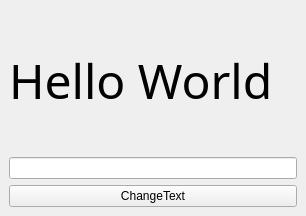
<?xml version="1.0" encoding="UTF-8"?>
<ui version="4.0">
 <class>DemoWindow</class>
 <widget class="QMainWindow" name="DemoWindow">
  <property name="geometry">
   <rect>
    <x>0</x>
    <y>0</y>
    <width>306</width>
    <height>216</height>
   </rect>
  </property>
  <property name="windowTitle">
   <string>Qt Demo</string>
  </property>
  <widget class="QWidget" name="centralwidget">
   <layout class="QVBoxLayout" name="verticalLayout">
    <item>
     <widget class="QLabel" name="TextDisplay">
      <property name="font">
       <font>
        <family>Sans Serif</family>
        <pointsize>36</pointsize>
       </font>
      </property>
      <property name="text">
       <string>Hello World</string>
      </property>
     </widget>
    </item>
    <item>
     <widget class="QLineEdit" name="TextInput"/>
    </item>
    <item>
     <widget class="QPushButton" name="ChangeTextButton">
      <property name="text">
       <string>ChangeText</string>
      </property>
     </widget>
    </item>
   </layout>
  </widget>
 </widget>
 <resources/>
 <connections/>
</ui>
 
